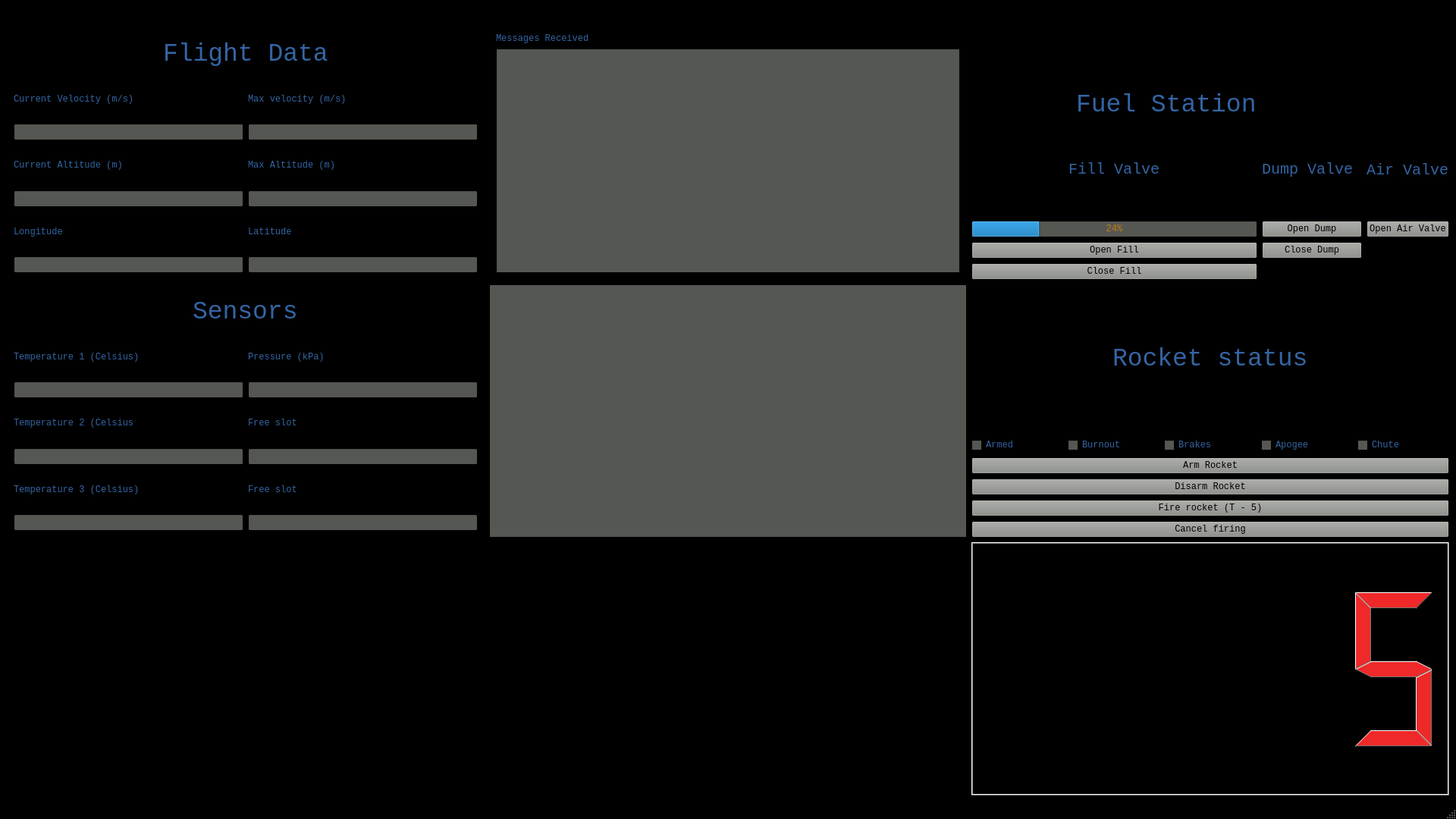
<?xml version="1.0" encoding="UTF-8"?>
<ui version="4.0">
 <class>MainWindow</class>
 <widget class="QMainWindow" name="MainWindow">
  <property name="geometry">
   <rect>
    <x>0</x>
    <y>0</y>
    <width>1920</width>
    <height>1080</height>
   </rect>
  </property>
  <property name="minimumSize">
   <size>
    <width>1920</width>
    <height>1080</height>
   </size>
  </property>
  <property name="maximumSize">
   <size>
    <width>1920</width>
    <height>1080</height>
   </size>
  </property>
  <property name="palette">
   <palette>
    <active>
     <colorrole role="WindowText">
      <brush brushstyle="SolidPattern">
       <color alpha="255">
        <red>0</red>
        <green>0</green>
        <blue>0</blue>
       </color>
      </brush>
     </colorrole>
     <colorrole role="Button">
      <brush brushstyle="SolidPattern">
       <color alpha="255">
        <red>238</red>
        <green>238</green>
        <blue>236</blue>
       </color>
      </brush>
     </colorrole>
     <colorrole role="Light">
      <brush brushstyle="SolidPattern">
       <color alpha="255">
        <red>255</red>
        <green>255</green>
        <blue>255</blue>
       </color>
      </brush>
     </colorrole>
     <colorrole role="Midlight">
      <brush brushstyle="SolidPattern">
       <color alpha="255">
        <red>246</red>
        <green>246</green>
        <blue>245</blue>
       </color>
      </brush>
     </colorrole>
     <colorrole role="Dark">
      <brush brushstyle="SolidPattern">
       <color alpha="255">
        <red>119</red>
        <green>119</green>
        <blue>118</blue>
       </color>
      </brush>
     </colorrole>
     <colorrole role="Mid">
      <brush brushstyle="SolidPattern">
       <color alpha="255">
        <red>159</red>
        <green>159</green>
        <blue>157</blue>
       </color>
      </brush>
     </colorrole>
     <colorrole role="Text">
      <brush brushstyle="SolidPattern">
       <color alpha="255">
        <red>0</red>
        <green>0</green>
        <blue>0</blue>
       </color>
      </brush>
     </colorrole>
     <colorrole role="BrightText">
      <brush brushstyle="SolidPattern">
       <color alpha="255">
        <red>255</red>
        <green>255</green>
        <blue>255</blue>
       </color>
      </brush>
     </colorrole>
     <colorrole role="ButtonText">
      <brush brushstyle="SolidPattern">
       <color alpha="255">
        <red>0</red>
        <green>0</green>
        <blue>0</blue>
       </color>
      </brush>
     </colorrole>
     <colorrole role="Base">
      <brush brushstyle="SolidPattern">
       <color alpha="255">
        <red>0</red>
        <green>0</green>
        <blue>0</blue>
       </color>
      </brush>
     </colorrole>
     <colorrole role="Window">
      <brush brushstyle="SolidPattern">
       <color alpha="255">
        <red>0</red>
        <green>0</green>
        <blue>0</blue>
       </color>
      </brush>
     </colorrole>
     <colorrole role="Shadow">
      <brush brushstyle="SolidPattern">
       <color alpha="255">
        <red>0</red>
        <green>0</green>
        <blue>0</blue>
       </color>
      </brush>
     </colorrole>
     <colorrole role="AlternateBase">
      <brush brushstyle="SolidPattern">
       <color alpha="255">
        <red>0</red>
        <green>0</green>
        <blue>0</blue>
       </color>
      </brush>
     </colorrole>
     <colorrole role="ToolTipBase">
      <brush brushstyle="SolidPattern">
       <color alpha="255">
        <red>255</red>
        <green>255</green>
        <blue>220</blue>
       </color>
      </brush>
     </colorrole>
     <colorrole role="ToolTipText">
      <brush brushstyle="SolidPattern">
       <color alpha="255">
        <red>0</red>
        <green>0</green>
        <blue>0</blue>
       </color>
      </brush>
     </colorrole>
     <colorrole role="PlaceholderText">
      <brush brushstyle="SolidPattern">
       <color alpha="128">
        <red>0</red>
        <green>0</green>
        <blue>0</blue>
       </color>
      </brush>
     </colorrole>
    </active>
    <inactive>
     <colorrole role="WindowText">
      <brush brushstyle="SolidPattern">
       <color alpha="255">
        <red>0</red>
        <green>0</green>
        <blue>0</blue>
       </color>
      </brush>
     </colorrole>
     <colorrole role="Button">
      <brush brushstyle="SolidPattern">
       <color alpha="255">
        <red>238</red>
        <green>238</green>
        <blue>236</blue>
       </color>
      </brush>
     </colorrole>
     <colorrole role="Light">
      <brush brushstyle="SolidPattern">
       <color alpha="255">
        <red>255</red>
        <green>255</green>
        <blue>255</blue>
       </color>
      </brush>
     </colorrole>
     <colorrole role="Midlight">
      <brush brushstyle="SolidPattern">
       <color alpha="255">
        <red>246</red>
        <green>246</green>
        <blue>245</blue>
       </color>
      </brush>
     </colorrole>
     <colorrole role="Dark">
      <brush brushstyle="SolidPattern">
       <color alpha="255">
        <red>119</red>
        <green>119</green>
        <blue>118</blue>
       </color>
      </brush>
     </colorrole>
     <colorrole role="Mid">
      <brush brushstyle="SolidPattern">
       <color alpha="255">
        <red>159</red>
        <green>159</green>
        <blue>157</blue>
       </color>
      </brush>
     </colorrole>
     <colorrole role="Text">
      <brush brushstyle="SolidPattern">
       <color alpha="255">
        <red>0</red>
        <green>0</green>
        <blue>0</blue>
       </color>
      </brush>
     </colorrole>
     <colorrole role="BrightText">
      <brush brushstyle="SolidPattern">
       <color alpha="255">
        <red>255</red>
        <green>255</green>
        <blue>255</blue>
       </color>
      </brush>
     </colorrole>
     <colorrole role="ButtonText">
      <brush brushstyle="SolidPattern">
       <color alpha="255">
        <red>0</red>
        <green>0</green>
        <blue>0</blue>
       </color>
      </brush>
     </colorrole>
     <colorrole role="Base">
      <brush brushstyle="SolidPattern">
       <color alpha="255">
        <red>0</red>
        <green>0</green>
        <blue>0</blue>
       </color>
      </brush>
     </colorrole>
     <colorrole role="Window">
      <brush brushstyle="SolidPattern">
       <color alpha="255">
        <red>0</red>
        <green>0</green>
        <blue>0</blue>
       </color>
      </brush>
     </colorrole>
     <colorrole role="Shadow">
      <brush brushstyle="SolidPattern">
       <color alpha="255">
        <red>0</red>
        <green>0</green>
        <blue>0</blue>
       </color>
      </brush>
     </colorrole>
     <colorrole role="AlternateBase">
      <brush brushstyle="SolidPattern">
       <color alpha="255">
        <red>0</red>
        <green>0</green>
        <blue>0</blue>
       </color>
      </brush>
     </colorrole>
     <colorrole role="ToolTipBase">
      <brush brushstyle="SolidPattern">
       <color alpha="255">
        <red>255</red>
        <green>255</green>
        <blue>220</blue>
       </color>
      </brush>
     </colorrole>
     <colorrole role="ToolTipText">
      <brush brushstyle="SolidPattern">
       <color alpha="255">
        <red>0</red>
        <green>0</green>
        <blue>0</blue>
       </color>
      </brush>
     </colorrole>
     <colorrole role="PlaceholderText">
      <brush brushstyle="SolidPattern">
       <color alpha="128">
        <red>0</red>
        <green>0</green>
        <blue>0</blue>
       </color>
      </brush>
     </colorrole>
    </inactive>
    <disabled>
     <colorrole role="WindowText">
      <brush brushstyle="SolidPattern">
       <color alpha="255">
        <red>119</red>
        <green>119</green>
        <blue>118</blue>
       </color>
      </brush>
     </colorrole>
     <colorrole role="Button">
      <brush brushstyle="SolidPattern">
       <color alpha="255">
        <red>238</red>
        <green>238</green>
        <blue>236</blue>
       </color>
      </brush>
     </colorrole>
     <colorrole role="Light">
      <brush brushstyle="SolidPattern">
       <color alpha="255">
        <red>255</red>
        <green>255</green>
        <blue>255</blue>
       </color>
      </brush>
     </colorrole>
     <colorrole role="Midlight">
      <brush brushstyle="SolidPattern">
       <color alpha="255">
        <red>246</red>
        <green>246</green>
        <blue>245</blue>
       </color>
      </brush>
     </colorrole>
     <colorrole role="Dark">
      <brush brushstyle="SolidPattern">
       <color alpha="255">
        <red>119</red>
        <green>119</green>
        <blue>118</blue>
       </color>
      </brush>
     </colorrole>
     <colorrole role="Mid">
      <brush brushstyle="SolidPattern">
       <color alpha="255">
        <red>159</red>
        <green>159</green>
        <blue>157</blue>
       </color>
      </brush>
     </colorrole>
     <colorrole role="Text">
      <brush brushstyle="SolidPattern">
       <color alpha="255">
        <red>119</red>
        <green>119</green>
        <blue>118</blue>
       </color>
      </brush>
     </colorrole>
     <colorrole role="BrightText">
      <brush brushstyle="SolidPattern">
       <color alpha="255">
        <red>255</red>
        <green>255</green>
        <blue>255</blue>
       </color>
      </brush>
     </colorrole>
     <colorrole role="ButtonText">
      <brush brushstyle="SolidPattern">
       <color alpha="255">
        <red>119</red>
        <green>119</green>
        <blue>118</blue>
       </color>
      </brush>
     </colorrole>
     <colorrole role="Base">
      <brush brushstyle="SolidPattern">
       <color alpha="255">
        <red>0</red>
        <green>0</green>
        <blue>0</blue>
       </color>
      </brush>
     </colorrole>
     <colorrole role="Window">
      <brush brushstyle="SolidPattern">
       <color alpha="255">
        <red>0</red>
        <green>0</green>
        <blue>0</blue>
       </color>
      </brush>
     </colorrole>
     <colorrole role="Shadow">
      <brush brushstyle="SolidPattern">
       <color alpha="255">
        <red>0</red>
        <green>0</green>
        <blue>0</blue>
       </color>
      </brush>
     </colorrole>
     <colorrole role="AlternateBase">
      <brush brushstyle="SolidPattern">
       <color alpha="255">
        <red>0</red>
        <green>0</green>
        <blue>0</blue>
       </color>
      </brush>
     </colorrole>
     <colorrole role="ToolTipBase">
      <brush brushstyle="SolidPattern">
       <color alpha="255">
        <red>255</red>
        <green>255</green>
        <blue>220</blue>
       </color>
      </brush>
     </colorrole>
     <colorrole role="ToolTipText">
      <brush brushstyle="SolidPattern">
       <color alpha="255">
        <red>0</red>
        <green>0</green>
        <blue>0</blue>
       </color>
      </brush>
     </colorrole>
     <colorrole role="PlaceholderText">
      <brush brushstyle="SolidPattern">
       <color alpha="128">
        <red>0</red>
        <green>0</green>
        <blue>0</blue>
       </color>
      </brush>
     </colorrole>
    </disabled>
   </palette>
  </property>
  <property name="font">
   <font>
    <family>Liberation Mono</family>
   </font>
  </property>
  <property name="windowTitle">
   <string>MainWindow</string>
  </property>
  <property name="autoFillBackground">
   <bool>false</bool>
  </property>
  <widget class="QWidget" name="rootWidget">
   <property name="palette">
    <palette>
     <active>
      <colorrole role="WindowText">
       <brush brushstyle="SolidPattern">
        <color alpha="255">
         <red>52</red>
         <green>101</green>
         <blue>164</blue>
        </color>
       </brush>
      </colorrole>
      <colorrole role="Button">
       <brush brushstyle="SolidPattern">
        <color alpha="255">
         <red>136</red>
         <green>138</green>
         <blue>133</blue>
        </color>
       </brush>
      </colorrole>
      <colorrole role="Light">
       <brush brushstyle="SolidPattern">
        <color alpha="255">
         <red>255</red>
         <green>255</green>
         <blue>255</blue>
        </color>
       </brush>
      </colorrole>
      <colorrole role="Midlight">
       <brush brushstyle="SolidPattern">
        <color alpha="255">
         <red>246</red>
         <green>246</green>
         <blue>245</blue>
        </color>
       </brush>
      </colorrole>
      <colorrole role="Dark">
       <brush brushstyle="SolidPattern">
        <color alpha="255">
         <red>119</red>
         <green>119</green>
         <blue>118</blue>
        </color>
       </brush>
      </colorrole>
      <colorrole role="Mid">
       <brush brushstyle="SolidPattern">
        <color alpha="255">
         <red>159</red>
         <green>159</green>
         <blue>157</blue>
        </color>
       </brush>
      </colorrole>
      <colorrole role="Text">
       <brush brushstyle="SolidPattern">
        <color alpha="255">
         <red>193</red>
         <green>125</green>
         <blue>17</blue>
        </color>
       </brush>
      </colorrole>
      <colorrole role="BrightText">
       <brush brushstyle="SolidPattern">
        <color alpha="255">
         <red>255</red>
         <green>255</green>
         <blue>255</blue>
        </color>
       </brush>
      </colorrole>
      <colorrole role="ButtonText">
       <brush brushstyle="SolidPattern">
        <color alpha="255">
         <red>0</red>
         <green>0</green>
         <blue>0</blue>
        </color>
       </brush>
      </colorrole>
      <colorrole role="Base">
       <brush brushstyle="SolidPattern">
        <color alpha="255">
         <red>85</red>
         <green>87</green>
         <blue>83</blue>
        </color>
       </brush>
      </colorrole>
      <colorrole role="Window">
       <brush brushstyle="SolidPattern">
        <color alpha="255">
         <red>0</red>
         <green>0</green>
         <blue>0</blue>
        </color>
       </brush>
      </colorrole>
      <colorrole role="Shadow">
       <brush brushstyle="SolidPattern">
        <color alpha="255">
         <red>0</red>
         <green>0</green>
         <blue>0</blue>
        </color>
       </brush>
      </colorrole>
      <colorrole role="AlternateBase">
       <brush brushstyle="SolidPattern">
        <color alpha="255">
         <red>246</red>
         <green>246</green>
         <blue>245</blue>
        </color>
       </brush>
      </colorrole>
      <colorrole role="ToolTipBase">
       <brush brushstyle="SolidPattern">
        <color alpha="255">
         <red>255</red>
         <green>255</green>
         <blue>220</blue>
        </color>
       </brush>
      </colorrole>
      <colorrole role="ToolTipText">
       <brush brushstyle="SolidPattern">
        <color alpha="255">
         <red>0</red>
         <green>0</green>
         <blue>0</blue>
        </color>
       </brush>
      </colorrole>
      <colorrole role="PlaceholderText">
       <brush brushstyle="SolidPattern">
        <color alpha="128">
         <red>0</red>
         <green>0</green>
         <blue>0</blue>
        </color>
       </brush>
      </colorrole>
     </active>
     <inactive>
      <colorrole role="WindowText">
       <brush brushstyle="SolidPattern">
        <color alpha="255">
         <red>52</red>
         <green>101</green>
         <blue>164</blue>
        </color>
       </brush>
      </colorrole>
      <colorrole role="Button">
       <brush brushstyle="SolidPattern">
        <color alpha="255">
         <red>136</red>
         <green>138</green>
         <blue>133</blue>
        </color>
       </brush>
      </colorrole>
      <colorrole role="Light">
       <brush brushstyle="SolidPattern">
        <color alpha="255">
         <red>255</red>
         <green>255</green>
         <blue>255</blue>
        </color>
       </brush>
      </colorrole>
      <colorrole role="Midlight">
       <brush brushstyle="SolidPattern">
        <color alpha="255">
         <red>246</red>
         <green>246</green>
         <blue>245</blue>
        </color>
       </brush>
      </colorrole>
      <colorrole role="Dark">
       <brush brushstyle="SolidPattern">
        <color alpha="255">
         <red>119</red>
         <green>119</green>
         <blue>118</blue>
        </color>
       </brush>
      </colorrole>
      <colorrole role="Mid">
       <brush brushstyle="SolidPattern">
        <color alpha="255">
         <red>159</red>
         <green>159</green>
         <blue>157</blue>
        </color>
       </brush>
      </colorrole>
      <colorrole role="Text">
       <brush brushstyle="SolidPattern">
        <color alpha="255">
         <red>193</red>
         <green>125</green>
         <blue>17</blue>
        </color>
       </brush>
      </colorrole>
      <colorrole role="BrightText">
       <brush brushstyle="SolidPattern">
        <color alpha="255">
         <red>255</red>
         <green>255</green>
         <blue>255</blue>
        </color>
       </brush>
      </colorrole>
      <colorrole role="ButtonText">
       <brush brushstyle="SolidPattern">
        <color alpha="255">
         <red>0</red>
         <green>0</green>
         <blue>0</blue>
        </color>
       </brush>
      </colorrole>
      <colorrole role="Base">
       <brush brushstyle="SolidPattern">
        <color alpha="255">
         <red>85</red>
         <green>87</green>
         <blue>83</blue>
        </color>
       </brush>
      </colorrole>
      <colorrole role="Window">
       <brush brushstyle="SolidPattern">
        <color alpha="255">
         <red>0</red>
         <green>0</green>
         <blue>0</blue>
        </color>
       </brush>
      </colorrole>
      <colorrole role="Shadow">
       <brush brushstyle="SolidPattern">
        <color alpha="255">
         <red>0</red>
         <green>0</green>
         <blue>0</blue>
        </color>
       </brush>
      </colorrole>
      <colorrole role="AlternateBase">
       <brush brushstyle="SolidPattern">
        <color alpha="255">
         <red>246</red>
         <green>246</green>
         <blue>245</blue>
        </color>
       </brush>
      </colorrole>
      <colorrole role="ToolTipBase">
       <brush brushstyle="SolidPattern">
        <color alpha="255">
         <red>255</red>
         <green>255</green>
         <blue>220</blue>
        </color>
       </brush>
      </colorrole>
      <colorrole role="ToolTipText">
       <brush brushstyle="SolidPattern">
        <color alpha="255">
         <red>0</red>
         <green>0</green>
         <blue>0</blue>
        </color>
       </brush>
      </colorrole>
      <colorrole role="PlaceholderText">
       <brush brushstyle="SolidPattern">
        <color alpha="128">
         <red>0</red>
         <green>0</green>
         <blue>0</blue>
        </color>
       </brush>
      </colorrole>
     </inactive>
     <disabled>
      <colorrole role="WindowText">
       <brush brushstyle="SolidPattern">
        <color alpha="255">
         <red>119</red>
         <green>119</green>
         <blue>118</blue>
        </color>
       </brush>
      </colorrole>
      <colorrole role="Button">
       <brush brushstyle="SolidPattern">
        <color alpha="255">
         <red>136</red>
         <green>138</green>
         <blue>133</blue>
        </color>
       </brush>
      </colorrole>
      <colorrole role="Light">
       <brush brushstyle="SolidPattern">
        <color alpha="255">
         <red>255</red>
         <green>255</green>
         <blue>255</blue>
        </color>
       </brush>
      </colorrole>
      <colorrole role="Midlight">
       <brush brushstyle="SolidPattern">
        <color alpha="255">
         <red>246</red>
         <green>246</green>
         <blue>245</blue>
        </color>
       </brush>
      </colorrole>
      <colorrole role="Dark">
       <brush brushstyle="SolidPattern">
        <color alpha="255">
         <red>119</red>
         <green>119</green>
         <blue>118</blue>
        </color>
       </brush>
      </colorrole>
      <colorrole role="Mid">
       <brush brushstyle="SolidPattern">
        <color alpha="255">
         <red>159</red>
         <green>159</green>
         <blue>157</blue>
        </color>
       </brush>
      </colorrole>
      <colorrole role="Text">
       <brush brushstyle="SolidPattern">
        <color alpha="255">
         <red>119</red>
         <green>119</green>
         <blue>118</blue>
        </color>
       </brush>
      </colorrole>
      <colorrole role="BrightText">
       <brush brushstyle="SolidPattern">
        <color alpha="255">
         <red>255</red>
         <green>255</green>
         <blue>255</blue>
        </color>
       </brush>
      </colorrole>
      <colorrole role="ButtonText">
       <brush brushstyle="SolidPattern">
        <color alpha="255">
         <red>119</red>
         <green>119</green>
         <blue>118</blue>
        </color>
       </brush>
      </colorrole>
      <colorrole role="Base">
       <brush brushstyle="SolidPattern">
        <color alpha="255">
         <red>0</red>
         <green>0</green>
         <blue>0</blue>
        </color>
       </brush>
      </colorrole>
      <colorrole role="Window">
       <brush brushstyle="SolidPattern">
        <color alpha="255">
         <red>0</red>
         <green>0</green>
         <blue>0</blue>
        </color>
       </brush>
      </colorrole>
      <colorrole role="Shadow">
       <brush brushstyle="SolidPattern">
        <color alpha="255">
         <red>0</red>
         <green>0</green>
         <blue>0</blue>
        </color>
       </brush>
      </colorrole>
      <colorrole role="AlternateBase">
       <brush brushstyle="SolidPattern">
        <color alpha="255">
         <red>238</red>
         <green>238</green>
         <blue>236</blue>
        </color>
       </brush>
      </colorrole>
      <colorrole role="ToolTipBase">
       <brush brushstyle="SolidPattern">
        <color alpha="255">
         <red>255</red>
         <green>255</green>
         <blue>220</blue>
        </color>
       </brush>
      </colorrole>
      <colorrole role="ToolTipText">
       <brush brushstyle="SolidPattern">
        <color alpha="255">
         <red>0</red>
         <green>0</green>
         <blue>0</blue>
        </color>
       </brush>
      </colorrole>
      <colorrole role="PlaceholderText">
       <brush brushstyle="SolidPattern">
        <color alpha="128">
         <red>0</red>
         <green>0</green>
         <blue>0</blue>
        </color>
       </brush>
      </colorrole>
     </disabled>
    </palette>
   </property>
   <layout class="QGridLayout" name="gridLayout">
    <item row="0" column="0">
     <layout class="QGridLayout" name="rootLayout">
      <item row="1" column="5">
       <layout class="QGridLayout" name="gridLayout_2">
        <item row="3" column="0">
         <widget class="QPushButton" name="pushButton_3">
          <property name="text">
           <string>Open Fill</string>
          </property>
         </widget>
        </item>
        <item row="2" column="0">
         <widget class="QProgressBar" name="progressBar_3">
          <property name="value">
           <number>24</number>
          </property>
         </widget>
        </item>
        <item row="0" column="0" colspan="2" alignment="Qt::AlignHCenter|Qt::AlignBottom">
         <widget class="QLabel" name="label_17">
          <property name="font">
           <font>
            <family>Liberation Mono</family>
            <pointsize>25</pointsize>
           </font>
          </property>
          <property name="text">
           <string>Fuel Station</string>
          </property>
         </widget>
        </item>
        <item row="1" column="0" alignment="Qt::AlignHCenter|Qt::AlignVCenter">
         <widget class="QLabel" name="label_16">
          <property name="enabled">
           <bool>true</bool>
          </property>
          <property name="sizePolicy">
           <sizepolicy hsizetype="Ignored" vsizetype="Preferred">
            <horstretch>0</horstretch>
            <verstretch>0</verstretch>
           </sizepolicy>
          </property>
          <property name="font">
           <font>
            <family>Liberation Mono</family>
            <pointsize>15</pointsize>
           </font>
          </property>
          <property name="autoFillBackground">
           <bool>false</bool>
          </property>
          <property name="text">
           <string>Fill Valve</string>
          </property>
         </widget>
        </item>
        <item row="4" column="0">
         <widget class="QPushButton" name="pushButton">
          <property name="text">
           <string>Close Fill</string>
          </property>
         </widget>
        </item>
        <item row="1" column="2">
         <widget class="QLabel" name="label_4">
          <property name="font">
           <font>
            <pointsize>15</pointsize>
           </font>
          </property>
          <property name="text">
           <string>Air Valve</string>
          </property>
         </widget>
        </item>
        <item row="1" column="1" alignment="Qt::AlignHCenter|Qt::AlignVCenter">
         <widget class="QLabel" name="label_15">
          <property name="font">
           <font>
            <family>Liberation Mono</family>
            <pointsize>15</pointsize>
           </font>
          </property>
          <property name="text">
           <string>Dump Valve </string>
          </property>
         </widget>
        </item>
        <item row="2" column="2">
         <widget class="QPushButton" name="pushButton_6">
          <property name="text">
           <string>Open Air Valve</string>
          </property>
         </widget>
        </item>
        <item row="2" column="1">
         <widget class="QPushButton" name="pushButton_4">
          <property name="text">
           <string>Open Dump</string>
          </property>
         </widget>
        </item>
        <item row="3" column="1">
         <widget class="QPushButton" name="pushButton_2">
          <property name="text">
           <string>Close Dump</string>
          </property>
         </widget>
        </item>
       </layout>
      </item>
      <item row="0" column="0">
       <spacer name="horizontalSpacer_3">
        <property name="orientation">
         <enum>Qt::Horizontal</enum>
        </property>
        <property name="sizeHint" stdset="0">
         <size>
          <width>40</width>
          <height>20</height>
         </size>
        </property>
       </spacer>
      </item>
      <item row="0" column="2">
       <widget class="QLabel" name="label">
        <property name="baseSize">
         <size>
          <width>100</width>
          <height>100</height>
         </size>
        </property>
        <property name="text">
         <string>&lt;html&gt;&lt;head/&gt;&lt;body&gt;&lt;p&gt;&lt;img src=&quot;:/new/prefix1/res/propulse_logo.png&quot;/&gt;&lt;/p&gt;&lt;/body&gt;&lt;/html&gt;</string>
        </property>
       </widget>
      </item>
      <item row="1" column="2">
       <widget class="QWidget" name="gridWidget" native="true">
        <layout class="QGridLayout" name="gridLayout_6">
         <item row="1" column="0">
          <widget class="QTextEdit" name="textEdit"/>
         </item>
         <item row="0" column="0">
          <widget class="QLabel" name="label_14">
           <property name="text">
            <string>Messages Received</string>
           </property>
          </widget>
         </item>
        </layout>
       </widget>
      </item>
      <item row="2" column="0">
       <widget class="QWidget" name="gridWidget_3" native="true">
        <property name="maximumSize">
         <size>
          <width>1920</width>
          <height>1080</height>
         </size>
        </property>
        <layout class="QGridLayout" name="gridLayout_7">
         <item row="6" column="0">
          <widget class="QLineEdit" name="lineEdit_7"/>
         </item>
         <item row="6" column="1">
          <widget class="QLineEdit" name="lineEdit_8"/>
         </item>
         <item row="1" column="1">
          <widget class="QLabel" name="label_18">
           <property name="text">
            <string>Pressure (kPa)</string>
           </property>
          </widget>
         </item>
         <item row="3" column="0">
          <widget class="QLabel" name="label_19">
           <property name="text">
            <string>Temperature 2 (Celsius</string>
           </property>
          </widget>
         </item>
         <item row="2" column="1">
          <widget class="QLineEdit" name="lineEdit_9"/>
         </item>
         <item row="7" column="1">
          <widget class="QLabel" name="label_20">
           <property name="text">
            <string>Free slot</string>
           </property>
          </widget>
         </item>
         <item row="2" column="0">
          <widget class="QLineEdit" name="lineEdit_10"/>
         </item>
         <item row="8" column="0">
          <widget class="QLineEdit" name="lineEdit_11"/>
         </item>
         <item row="8" column="1">
          <widget class="QLineEdit" name="lineEdit_12"/>
         </item>
         <item row="7" column="0">
          <widget class="QLabel" name="label_21">
           <property name="text">
            <string>Temperature 3 (Celsius)</string>
           </property>
          </widget>
         </item>
         <item row="3" column="1">
          <widget class="QLabel" name="label_22">
           <property name="text">
            <string>Free slot</string>
           </property>
          </widget>
         </item>
         <item row="1" column="0">
          <widget class="QLabel" name="label_23">
           <property name="text">
            <string>Temperature 1 (Celsius)</string>
           </property>
          </widget>
         </item>
         <item row="0" column="0" colspan="2" alignment="Qt::AlignHCenter">
          <widget class="QLabel" name="label_24">
           <property name="font">
            <font>
             <family>Liberation Mono</family>
             <pointsize>25</pointsize>
            </font>
           </property>
           <property name="text">
            <string>Sensors</string>
           </property>
          </widget>
         </item>
        </layout>
       </widget>
      </item>
      <item row="1" column="0">
       <widget class="QWidget" name="gridWidget_2" native="true">
        <layout class="QGridLayout" name="gridLayout_3">
         <item row="6" column="0">
          <widget class="QLineEdit" name="lineEdit_3"/>
         </item>
         <item row="6" column="1">
          <widget class="QLineEdit" name="lineEdit_6"/>
         </item>
         <item row="1" column="1">
          <widget class="QLabel" name="label_8">
           <property name="text">
            <string>Max velocity (m/s)</string>
           </property>
          </widget>
         </item>
         <item row="3" column="0">
          <widget class="QLabel" name="label_5">
           <property name="text">
            <string>Current Altitude (m)</string>
           </property>
          </widget>
         </item>
         <item row="2" column="1">
          <widget class="QLineEdit" name="lineEdit"/>
         </item>
         <item row="7" column="1">
          <widget class="QLabel" name="label_9">
           <property name="text">
            <string>Latitude</string>
           </property>
          </widget>
         </item>
         <item row="2" column="0">
          <widget class="QLineEdit" name="lineEdit_4"/>
         </item>
         <item row="8" column="0">
          <widget class="QLineEdit" name="lineEdit_5"/>
         </item>
         <item row="8" column="1">
          <widget class="QLineEdit" name="lineEdit_2"/>
         </item>
         <item row="7" column="0">
          <widget class="QLabel" name="label_10">
           <property name="text">
            <string>Longitude</string>
           </property>
          </widget>
         </item>
         <item row="3" column="1">
          <widget class="QLabel" name="label_6">
           <property name="text">
            <string>Max Altitude (m)</string>
           </property>
          </widget>
         </item>
         <item row="1" column="0">
          <widget class="QLabel" name="label_7">
           <property name="text">
            <string>Current Velocity (m/s)</string>
           </property>
          </widget>
         </item>
         <item row="0" column="0" colspan="2" alignment="Qt::AlignHCenter">
          <widget class="QLabel" name="label_13">
           <property name="font">
            <font>
             <family>Liberation Mono</family>
             <pointsize>25</pointsize>
            </font>
           </property>
           <property name="text">
            <string>Flight Data</string>
           </property>
          </widget>
         </item>
        </layout>
       </widget>
      </item>
      <item row="2" column="5">
       <layout class="QGridLayout" name="gridLayout_8">
        <item row="2" column="4">
         <widget class="QCheckBox" name="checkBox_5">
          <property name="text">
           <string>Chute</string>
          </property>
         </widget>
        </item>
        <item row="2" column="1">
         <widget class="QCheckBox" name="checkBox_2">
          <property name="text">
           <string>Burnout</string>
          </property>
         </widget>
        </item>
        <item row="2" column="0">
         <widget class="QCheckBox" name="checkBox">
          <property name="text">
           <string>Armed</string>
          </property>
         </widget>
        </item>
        <item row="5" column="0" colspan="5">
         <widget class="QPushButton" name="fire_rocket">
          <property name="text">
           <string>Fire rocket (T - 5)</string>
          </property>
         </widget>
        </item>
        <item row="0" column="0" colspan="5" alignment="Qt::AlignHCenter|Qt::AlignVCenter">
         <widget class="QLabel" name="label_3">
          <property name="font">
           <font>
            <pointsize>25</pointsize>
           </font>
          </property>
          <property name="text">
           <string>Rocket status</string>
          </property>
         </widget>
        </item>
        <item row="2" column="2">
         <widget class="QCheckBox" name="checkBox_3">
          <property name="text">
           <string>Brakes</string>
          </property>
         </widget>
        </item>
        <item row="2" column="3">
         <widget class="QCheckBox" name="checkBox_4">
          <property name="text">
           <string>Apogee</string>
          </property>
         </widget>
        </item>
        <item row="6" column="0" colspan="5">
         <widget class="QPushButton" name="cancel_firing">
          <property name="text">
           <string>Cancel firing</string>
          </property>
         </widget>
        </item>
        <item row="4" column="0" colspan="5">
         <widget class="QPushButton" name="pushButton_9">
          <property name="text">
           <string>Disarm Rocket</string>
          </property>
         </widget>
        </item>
        <item row="3" column="0" colspan="5">
         <widget class="QPushButton" name="pushButton_8">
          <property name="text">
           <string>Arm Rocket</string>
          </property>
         </widget>
        </item>
       </layout>
      </item>
      <item row="0" column="5">
       <widget class="QLabel" name="label_2">
        <property name="text">
         <string/>
        </property>
        <property name="pixmap">
         <pixmap resource="logo.qrc">:/new/prefix1/res/Sleipner_nobkg.png</pixmap>
        </property>
       </widget>
      </item>
      <item row="3" column="0">
       <spacer name="verticalSpacer">
        <property name="orientation">
         <enum>Qt::Vertical</enum>
        </property>
        <property name="sizeHint" stdset="0">
         <size>
          <width>20</width>
          <height>40</height>
         </size>
        </property>
       </spacer>
      </item>
      <item row="3" column="5">
       <widget class="QLCDNumber" name="countdown_display">
        <property name="palette">
         <palette>
          <active>
           <colorrole role="WindowText">
            <brush brushstyle="SolidPattern">
             <color alpha="255">
              <red>239</red>
              <green>41</green>
              <blue>41</blue>
             </color>
            </brush>
           </colorrole>
          </active>
          <inactive>
           <colorrole role="WindowText">
            <brush brushstyle="SolidPattern">
             <color alpha="255">
              <red>239</red>
              <green>41</green>
              <blue>41</blue>
             </color>
            </brush>
           </colorrole>
          </inactive>
          <disabled>
           <colorrole role="WindowText">
            <brush brushstyle="SolidPattern">
             <color alpha="255">
              <red>119</red>
              <green>119</green>
              <blue>118</blue>
             </color>
            </brush>
           </colorrole>
          </disabled>
         </palette>
        </property>
        <property name="font">
         <font>
          <weight>50</weight>
          <bold>false</bold>
         </font>
        </property>
        <property name="value" stdset="0">
         <double>5.000000000000000</double>
        </property>
       </widget>
      </item>
      <item row="2" column="2">
       <widget class="QGraphicsView" name="videostreamui"/>
      </item>
     </layout>
    </item>
   </layout>
  </widget>
  <widget class="QMenuBar" name="menubar">
   <property name="geometry">
    <rect>
     <x>0</x>
     <y>0</y>
     <width>1920</width>
     <height>23</height>
    </rect>
   </property>
  </widget>
  <widget class="QStatusBar" name="statusbar"/>
 </widget>
 <resources>
  <include location="logo.qrc"/>
 </resources>
 <connections/>
</ui>
